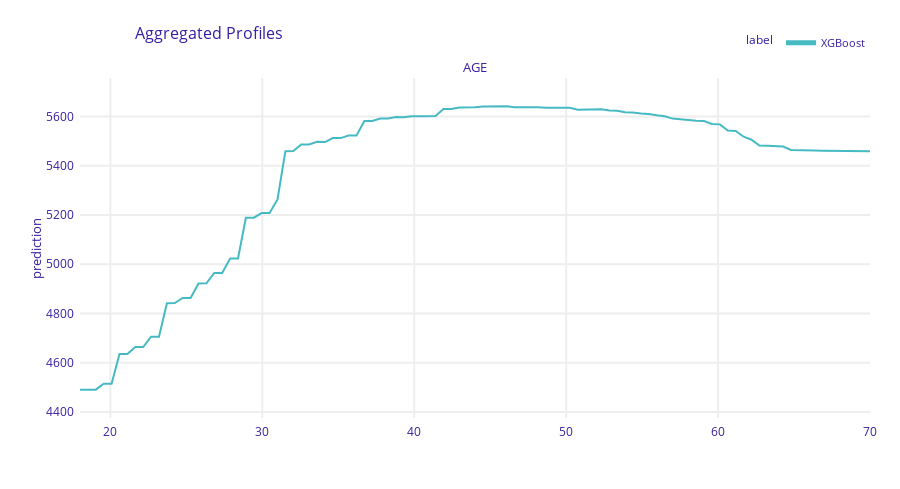

Notebook code for this chart:
### Code cell
fig.show()

### Figure 1 — Plotly figure (JSON) as saved in the notebook; plotly's stock layout.template omitted (floating-point values rounded to 4 significant figures; data arrays with more than 128 entries replaced by an {"elided": "..."} marker saying what was removed)
{"data": [{"customdata": {"elided": "101x3 mixed values"}, "hovertemplate": "<b>%{hovertext}</b><br><br>prediction=%{y:.3f}<br>mean_prediction=%{customdata[0]:.3f}<extra></extra>", "hovertext": ["XGBoost", "XGBoost", "XGBoost", "XGBoost", "XGBoost", "XGBoost", "XGBoost", "XGBoost", "XGBoost", "XGBoost", "XGBoost", "XGBoost", "XGBoost", "XGBoost", "XGBoost", "XGBoost", "XGBoost", "XGBoost", "XGBoost", "XGBoost", "XGBoost", "XGBoost", "XGBoost", "XGBoost", "XGBoost", "XGBoost", "XGBoost", "XGBoost", "XGBoost", "XGBoost", "XGBoost", "XGBoost", "XGBoost", "XGBoost", "XGBoost", "XGBoost", "XGBoost", "XGBoost", "XGBoost", "XGBoost", "XGBoost", "XGBoost", "XGBoost", "XGBoost", "XGBoost", "XGBoost", "XGBoost", "XGBoost", "XGBoost", "XGBoost", "XGBoost", "XGBoost", "XGBoost", "XGBoost", "XGBoost", "XGBoost", "XGBoost", "XGBoost", "XGBoost", "XGBoost", "XGBoost", "XGBoost", "XGBoost", "XGBoost", "XGBoost", "XGBoost", "XGBoost", "XGBoost", "XGBoost", "XGBoost", "XGBoost", "XGBoost", "XGBoost", "XGBoost", "XGBoost", "XGBoost", "XGBoost", "XGBoost", "XGBoost", "XGBoost", "XGBoost", "XGBoost", "XGBoost", "XGBoost", "XGBoost", "XGBoost", "XGBoost", "XGBoost", "XGBoost", "XGBoost", "XGBoost", "XGBoost", "XGBoost", "XGBoost", "XGBoost", "XGBoost", "XGBoost", "XGBoost", "XGBoost", "XGBoost", "XGBoost"], "legendgroup": "XGBoost", "line": {"color": "#46bac2", "dash": "solid", "width": 2}, "marker": {"symbol": "circle"}, "mode": "lines", "name": "XGBoost", "opacity": 1, "orientation": "v", "showlegend": true, "type": "scatter", "x": [18, 18.52, 19.04, 19.56, 20.08, 20.6, 21.12, 21.64, 22.16, 22.68, 23.2, 23.72, 24.24, 24.76, 25.28, 25.8, 26.32, 26.84, 27.36, 27.88, 28.4, 28.92, 29.44, 29.96, 30.48, 31, 31.52, 32.04, 32.56, 33.08, 33.6, 34.12, 34.64, 35.16, 35.68, 36.2, 36.72, 37.24, 37.76, 38.28, 38.8, 39.32, 39.84, 40.36, 40.88, 41.4, 41.92, 42.44, 42.96, 43.48, 44, 44.52, 45.04, 45.56, 46.08, 46.6, 47.12, 47.64, 48.16, 48.68, 49.2, 49.72, 50.24, 50.76, 51.28, 51.8, 52.32, 52.84, 53.36, 53.88, 54.4, 54.92, 55.44, 55.96, 56.48, 57, 57.52, 58.04, 58.56, 59.08, 59.6, 60.12, 60.64, 61.16, 61.68, 62.2, 62.72, 63.24, 63.76, 64.28, 64.8, 65.32, 65.84, 66.36, 66.88, 67.4, 67.92, 68.44, 68.96, 69.48, 70], "xaxis": "x", "y": [4491.0, 4491.0, 4491.0, 4515.0, 4515.0, 4635.0, 4635.0, 4664.0, 4664.0, 4706.0, 4706.0, 4842.0, 4842.0, 4863.0, 4863.0, 4922.0, 4923.0, 4965.0, 4965.0, 5023.0, 5023.0, 5189.0, 5189.0, 5208.0, 5208.0, 5263.0, 5459.0, 5460.0, 5486.0, 5487.0, 5497.0, 5496.0, 5512.0, 5512.0, 5523.0, 5523.0, 5582.0, 5582.0, 5592.0, 5592.0, 5598.0, 5597.0, 5601.0, 5601.0, 5602.0, 5602.0, 5630.0, 5630.0, 5636.0, 5636.0, 5638.0, 5640.0, 5640.0, 5641.0, 5641.0, 5638.0, 5638.0, 5638.0, 5637.0, 5635.0, 5635.0, 5636.0, 5635.0, 5628.0, 5628.0, 5629.0, 5629.0, 5624.0, 5624.0, 5617.0, 5616.0, 5612.0, 5610.0, 5605.0, 5601.0, 5592.0, 5588.0, 5588.0, 5583.0, 5582.0, 5570.0, 5568.0, 5543.0, 5542.0, 5518.0, 5506.0, 5482.0, 5481.0, 5478.0, 5478.0, 5464.0, 5464.0, 5464.0, 5462.0, 5461.0, 5461.0, 5461.0, 5458.0, 5458.0, 5458.0, 5458.0], "yaxis": "y"}], "layout": {"annotations": [{"font": {"size": 13}, "showarrow": false, "text": "AGE", "x": 0.5, "xanchor": "center", "xref": "paper", "y": 1, "yanchor": "bottom", "yref": "paper"}, {"font": {"size": 13}, "showarrow": false, "text": "prediction", "textangle": -90, "x": -0.07, "xref": "paper", "y": 0.5, "yref": "paper"}], "font": {"color": "#371ea3"}, "height": 489, "hovermode": "x unified", "legend": {"font": {"size": 11}, "itemsizing": "constant", "orientation": "h", "title": {"font": {"size": 12}, "text": "label"}, "tracegroupgap": 0, "x": 1, "xanchor": "right", "y": 1.061, "yanchor": "bottom"}, "margin": {"b": 71, "r": 30, "t": 78}, "title": {"font": {"size": 16}, "text": "Aggregated Profiles", "x": 0.15}, "xaxis": {"anchor": "y", "automargin": true, "domain": [0, 1], "fixedrange": true, "gridwidth": 2, "showticklabels": true, "tickcolor": "white", "ticklen": 3, "ticks": "outside", "title": {"text": ""}, "type": "linear", "zeroline": false}, "yaxis": {"anchor": "x", "automargin": true, "domain": [0, 1], "fixedrange": true, "gridwidth": 2, "range": [4376.0, 5756.0], "tickcolor": "white", "ticklen": 3, "ticks": "outside", "title": {"text": ""}, "type": "linear", "zeroline": false}}}
